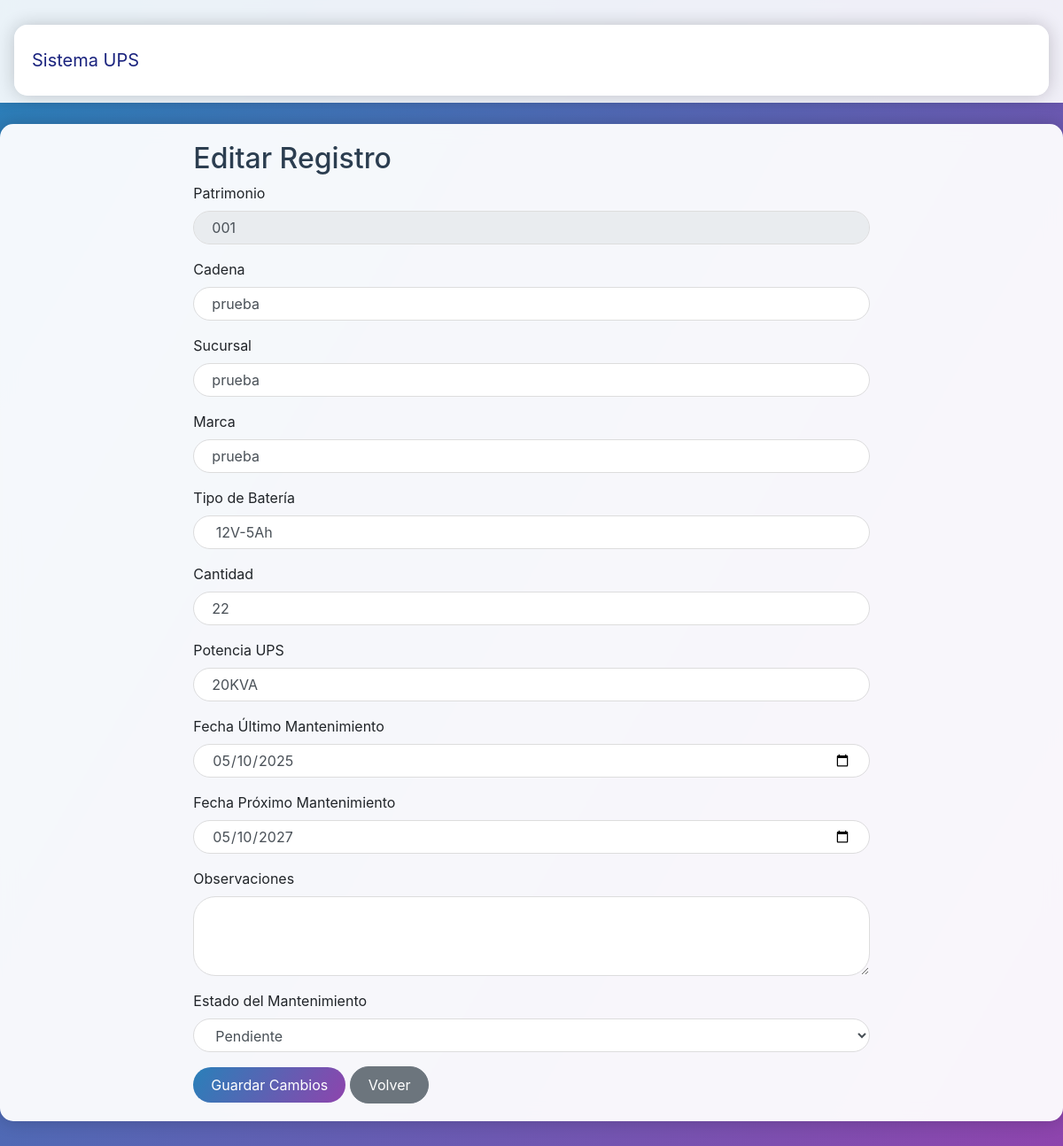
The page /modulos/ups/editar.php?id=001 (signed in) on the database its author committed.
### tables this page shows
CREATE TABLE `mantenimiento_ups` (
  `patrimonio` varchar(50) NOT NULL,
  `cadena` varchar(100) DEFAULT NULL,
  `sucursal` varchar(100) DEFAULT NULL,
  `marca` varchar(50) DEFAULT NULL,
  `tipo_bateria` varchar(50) DEFAULT NULL,
  `cantidad` int DEFAULT NULL,
  `potencia_ups` varchar(50) DEFAULT NULL,
  `fecha_ultimo_mantenimiento` date DEFAULT NULL,
  `fecha_proximo_mantenimiento` date DEFAULT NULL,
  `observaciones` text,
  `estado_mantenimiento` enum('Pendiente','Realizado') DEFAULT 'Pendiente',
  `usuario_mantenimiento` varchar(100) DEFAULT NULL,
  `fecha_registro` datetime DEFAULT CURRENT_TIMESTAMP
);

### models/MantenimientoUPS.php (called while the page is built, shortened)
<?php
class MantenimientoUPS {
    private $conn;
    private $table_name = "mantenimiento_ups";
    public $patrimonio;
    public function __construct($db) {
        $this->conn = $db;
    }
    public function leerUno($patrimonio = null) {
        $patrimonioToUse = $patrimonio ?? $this->patrimonio;
        $query = "SELECT * FROM " . $this->table_name . " WHERE patrimonio = :patrimonio";
        $stmt = $this->conn->prepare($query);
        $stmt->bindParam(":patrimonio", $patrimonioToUse);
        $stmt->execute();
        return $stmt;
    }
}
?>

### modulos/ups/editar.php (the view, shortened to what this page needs)
<?php
include_once '../../config/database.php';
include_once '../../models/MantenimientoUPS.php';
$database = new Database();
$db = $database->getConnection();
$mantenimiento = new MantenimientoUPS($db);
$mantenimiento->patrimonio = isset($_GET['id']) ? $_GET['id'] : die('ERROR: ID no encontrado.');
$stmt = $mantenimiento->leerUno();
$row = $stmt->fetch(PDO::FETCH_ASSOC);
?>
<!DOCTYPE html>
<html lang="es">
<head>
    <link rel="stylesheet" href="https://stackpath.bootstrapcdn.com/bootstrap/4.5.2/css/bootstrap.min.css">
    <link rel="stylesheet" href="https://cdnjs.cloudflare.com/ajax/libs/font-awesome/5.15.4/css/all.min.css">
    <link rel="stylesheet" href="../../assets/css/style.css">
</head>
<body>
    <nav class="navbar navbar-expand-lg navbar-dark bg-dark">
        <div class="container">
            <a class="navbar-brand" href="index.php">Sistema UPS</a>
        </div>
    </nav>
    <div class="container mt-4">
        <div class="row">
            <div class="col-md-8 offset-md-2">
                <h2>Editar Registro</h2>
                <form method="POST">
                    <div class="form-group">
                        <label>Patrimonio</label>
                        <input type="text" name="patrimonio" class="form-control" value="<?php echo htmlspecialchars($row['patrimonio']); ?>" readonly>
                    </div>
                    <div class="form-group">
                        <label>Cadena</label>
                        <input type="text" name="cadena" class="form-control" value="<?php echo htmlspecialchars($row['cadena']); ?>" required>
                    </div>
                    <div class="form-group">
                        <label>Sucursal</label>
                        <input type="text" name="sucursal" class="form-control" value="<?php echo htmlspecialchars($row['sucursal']); ?>" required>
                    </div>
                    <div class="form-group">
                        <label>Marca</label>
                        <input type="text" name="marca" class="form-control" value="<?php echo htmlspecialchars($row['marca']); ?>" required>
                    </div>
                    <div class="form-group">
                        <label>Tipo de Batería</label>
                        <input type="text" name="tipo_bateria" class="form-control" value="<?php echo htmlspecialchars($row['tipo_bateria']); ?>" required>
                    </div>
                    <div class="form-group">
                        <label>Cantidad</label>
                        <input type="number" name="cantidad" class="form-control" value="<?php echo htmlspecialchars($row['cantidad']); ?>" required>
                    </div>
                    <div class="form-group">
                        <label>Potencia UPS</label>
                        <input type="text" name="potencia_ups" class="form-control" value="<?php echo htmlspecialchars($row['potencia_ups']); ?>" required>
                    </div>
                    <div class="form-group">
                        <label>Fecha Último Mantenimiento</label>
                        <input type="date" name="fecha_ultimo_mantenimiento" class="form-control" value="<?php echo htmlspecialchars($row['fecha_ultimo_mantenimiento']); ?>" required>
                    </div>
                    <div class="form-group">
                        <label>Fecha Próximo Mantenimiento</label>
                        <input type="date" name="fecha_proximo_mantenimiento" class="form-control" value="<?php echo htmlspecialchars($row['fecha_proximo_mantenimiento']); ?>" required>
                    </div>
                    <div class="form-group">
                        <label>Observaciones</label>
                        <textarea name="observaciones" class="form-control" rows="3"><?php echo htmlspecialchars($row['observaciones'] ?? ''); ?></textarea>
                    </div>
                    <div class="form-group">
                        <label>Estado del Mantenimiento</label>
                        <select name="estado_mantenimiento" class="form-control">
                            <option value="Pendiente" <?php echo ($row['estado_mantenimiento'] == 'Pendiente') ? 'selected' : ''; ?>>Pendiente</option>
                        </select>
                    </div>
                    <button type="submit" class="btn btn-primary">Guardar Cambios</button>
                    <a href="index.php" class="btn btn-secondary">Volver</a>
                </form>
            </div>
        </div>
    </div>
</body>
</html>

### assets/css/style.css (style rules this page uses)
body { background: linear-gradient(120deg, #2980b9, #8e44ad); min-height: 100vh; padding-bottom: 2rem; }
.navbar { background: rgba(255, 255, 255, 0.9) !important; backdrop-filter: blur(10px); box-shadow: 0 2px 10px rgba(0,0,0,0.1); }
.navbar-brand, .navbar-text, .navbar-text a { color: #1a237e !important; }
.container { background: rgba(255,255,255,0.95); border-radius: 15px; box-shadow: 0 0 20px rgba(0,0,0,0.2); backdrop-filter: blur(10px); padding: 20px; margin-top: 20px; margin-left: auto; margin-right: auto; width: 100%; max-width: 1400px; }
.btn { border-radius: 25px; padding: 8px 20px; transition: transform 0.3s ease; }
.btn-primary { background: linear-gradient(120deg, #2980b9, #8e44ad); border: none; }
.form-control { border-radius: 25px; padding: 8px 20px; border: 1px solid #ddd; }
.container h2, .container td, .container th { color: #2c3e50 !important; }

### rows shown on the page
mantenimiento_ups: patrimonio "001", cadena "prueba", sucursal "prueba", marca "prueba", tipo_bateria "12V-5Ah", cantidad "22", potencia_ups "20KVA", fecha_ultimo_mantenimiento "05/10/2025", fecha_proximo_mantenimiento "05/10/2027", estado_mantenimiento "Pendiente"
